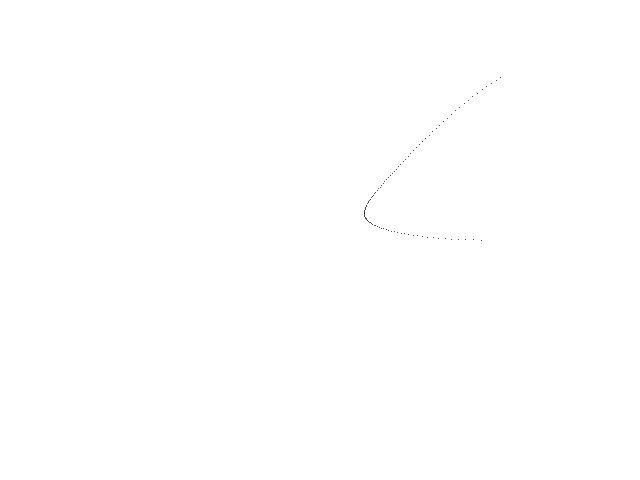
Frame 1 (no input)
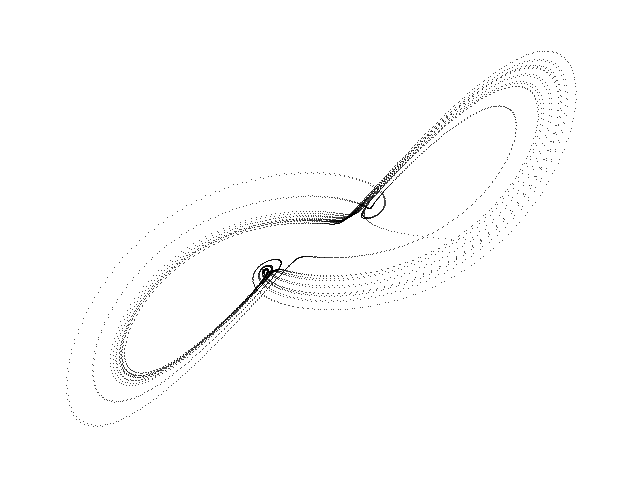
Frame 60 (the mouse pressed at the canvas centre just before this capture)
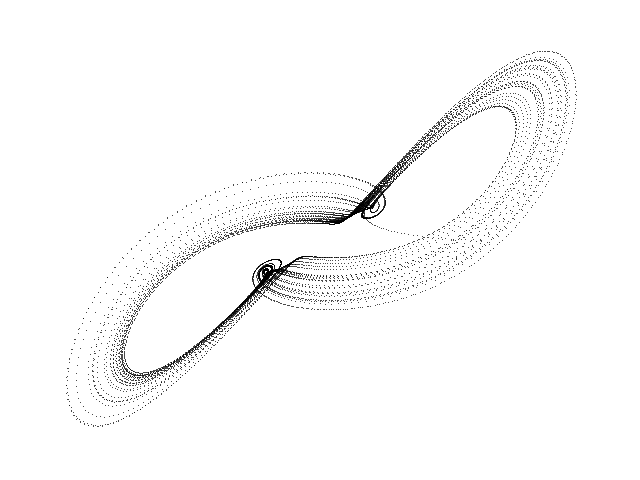
Frame 120 (the mouse held since frame 60 and released just before this capture)

The Processing sketch that drew these frames (run headless with seeded random() and noise(); from frame 60 on, the mouse is pressed at the canvas centre):

// Processing sketch: Burke_Shaw
// ── Burke_Shaw.pde
// Burke-Shaw chaotic attractor //

  float x = 1.0;
  float y = 0.0;
  float z = 0.0;
  float dt = 0.005;
  float s = 10.0;
  float v = 4.272;


void setup() {
  
  size(640, 480);
  background(255);
  
}

void draw() {
  
  for (int i=0; i<100; i++) {
    
    float nx = x;
    float ny = y;
    float nz = z;
        
    x = nx + dt * (-s * (nx + ny));
    y = ny + dt * (-ny - s * nx * nz);
    z = nz + dt * (s * nx * ny + v); 
  
    point(320 + (170 * x), 240 + (100 * y));
        
  }

}
